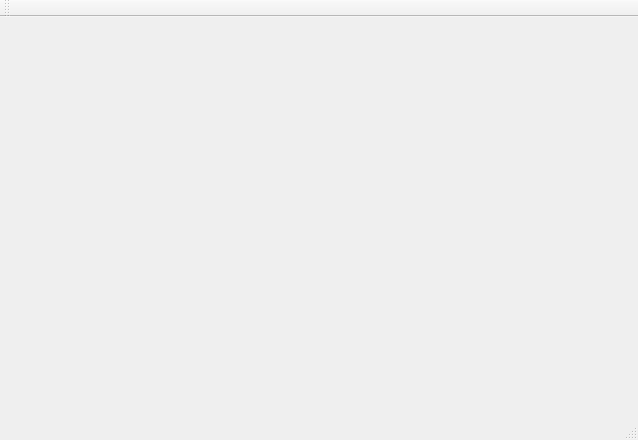
<?xml version="1.0" encoding="UTF-8"?>
<ui version="4.0">
 <class>MainWindow</class>
 <widget class="QMainWindow" name="MainWindow">
  <property name="geometry">
   <rect>
    <x>0</x>
    <y>0</y>
    <width>638</width>
    <height>440</height>
   </rect>
  </property>
  <property name="windowTitle">
   <string>MainWindow</string>
  </property>
  <widget class="Form" name="centralWidget">
   <layout class="QGridLayout" name="gridLayout"/>
  </widget>
  <widget class="QMenuBar" name="menuBar">
   <property name="geometry">
    <rect>
     <x>0</x>
     <y>0</y>
     <width>638</width>
     <height>25</height>
    </rect>
   </property>
  </widget>
  <widget class="QToolBar" name="mainToolBar">
   <attribute name="toolBarArea">
    <enum>TopToolBarArea</enum>
   </attribute>
   <attribute name="toolBarBreak">
    <bool>false</bool>
   </attribute>
  </widget>
  <widget class="QStatusBar" name="statusBar"/>
 </widget>
 <layoutdefault spacing="6" margin="11"/>
 <customwidgets>
  <customwidget>
   <class>Form</class>
   <extends>QWidget</extends>
   <header>form.h</header>
   <container>1</container>
  </customwidget>
 </customwidgets>
 <resources/>
 <connections/>
</ui>
